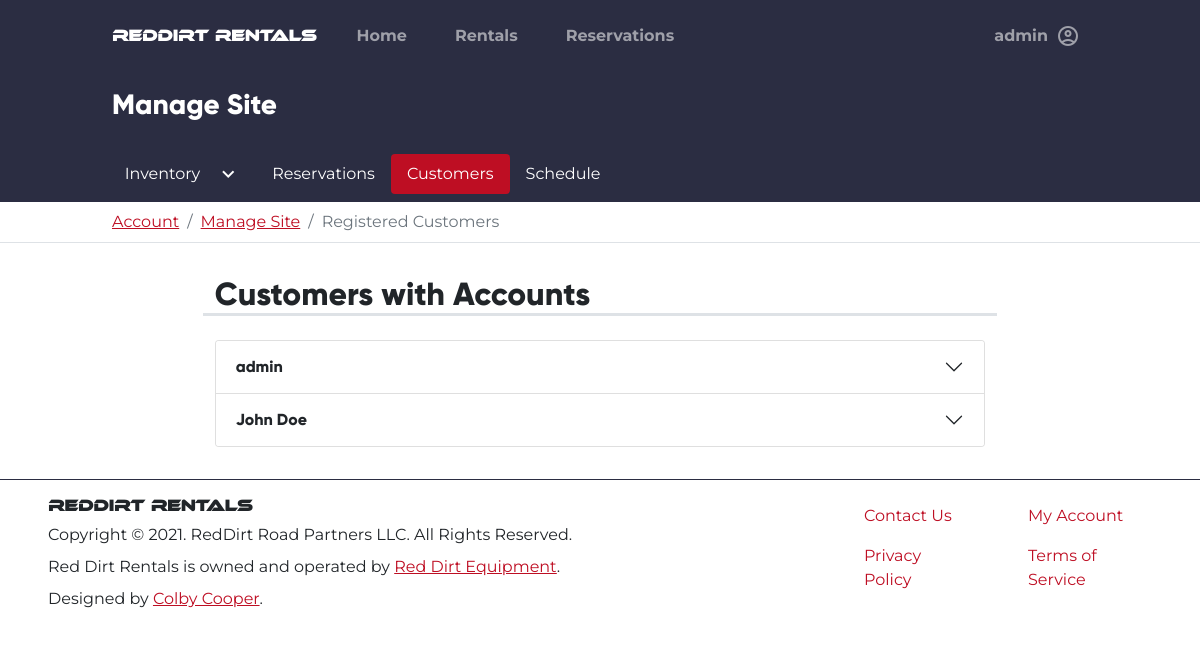
The app's page /admin/customers (signed in), older data.
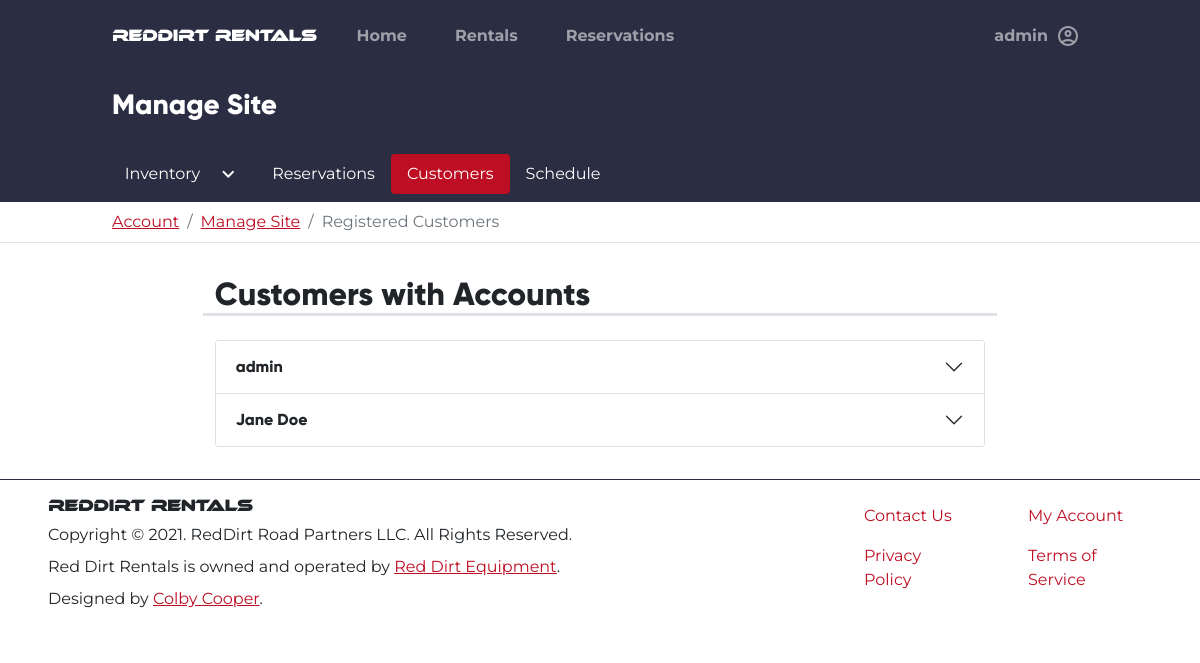
The same page, newer data.
### tables this page shows
CREATE TABLE users (
    id INTEGER PRIMARY KEY AUTOINCREMENT,
    firstname TEXT NOT NULL,
    lastname TEXT NOT NULL,
    phonenumber TEXT NOT NULL,
    email TEXT NOT NULL,
    password BLOB NOT NULL,
    groups TEXT NOT NULL,
    address TEXT NOT NULL,
    city TEXT NOT NULL,
    state TEXT NOT NULL,
    zip TEXT NOT NULL
, token TEXT, token_expire TEXT);

### rentals_app/admin.py (the view)
@admin.route("/customers")
@login_required
@admin_only
def customers():
    cur, con = helpers.connect_to_db()
    sql = """
    SELECT id FROM users WHERE 1=1;
    """
    try:
        ids = cur.execute(sql).fetchall()
        customers = list()
        for id in ids:
            customers.append(User.find_user(id[0]))
    except Exception as ex:
        current_app.log_exception(ex)
        raise ex
    return render_template("admin/customers.html", customers=customers)

### rentals_app/__init__.py (called while the page is built)
@app.after_request
def after_request(response):
    response.headers["Cache-Control"] = "no-cache, no-store, must-revalidate"
    return response

### rentals_app/auth.py (called while the page is built)
@auth.before_app_request
def fetch_current_user():
    userid = session.get("userid")
    if userid is None:
        g.user = None
    else:
        g.user = User.find_user(userid)

def login_required(view):
    @functools.wraps(view)
    def wrapped_view(**kwargs):
        if g.user is None:
            return redirect(url_for("auth.login"))
        return view(**kwargs)
    return wrapped_view

def admin_only(view):
    @functools.wraps(view)
    def wrapped_view(**kwargs):
        if g.user is None:
            return redirect(url_for("auth.login"))
        if g.user is not None and g.user.groups != "admin":
            session.clear()
            return redirect(render_template("errors/401.html"))
        return view(**kwargs)
    return wrapped_view

### rentals_app/helpers.py (called while the page is built)
def connect_to_db():
    con = sqlite3.connect(DB_PATH)
    return con, con.cursor()

### rentals_app/templates/admin/customers.html (shortened to what this page needs)
{% extends "base.html" %}
{% block content %}
<div class="container-fluid bg-dark">
    <div class="row">
        <div class="col-md-10 mx-auto">
            <h3 class="text-white py-3 fw-bold">Manage Site</h3>
        </div>
    </div>
</div>
<div class="container-fluid p-2 bg-dark">
    <div class="row">
        <div class="col-md-10 mx-auto">
            <ul class="nav nav-pills"
                id="tab_root">
                <li class="nav-item dropdown">
                    <a class="nav-link dropdown-toggle text-white d-flex flex-row"
                       data-bs-toggle="dropdown"
                       id="inventory_active_elem"
                       role="button"
                       aria-expanded="false">
                        Inventory
                        <span class="material-icons-outlined ms-3">
                        </span>
                    </a>
                </li>
                <li class="nav-item">
                    <a class="nav-link text-white"
                       href="{{url_for('admin.reservations') }}"
                       id="reservations_tab_selector">
                        Reservations
                    </a>
                </li>
                <li class="nav-item">
                    <a class="nav-link text-white active"
                       href="{{url_for('admin.customers') }}"
                       id="reservations_tab_selector">
                        Customers
                    </a>
                </li>
                <li class="nav-item">
                    <a class="nav-link text-white"
                       href="{{url_for('admin.schedule') }}"
                       id="reservations_tab_selector">
                        Schedule
                    </a>
                </li>
            </ul>
        </div>
    </div>
</div>
<div class="container-fluid bg-white border-bottom">
    <div class="row">
        <div class="col-md-10 mx-auto justify-content-center py-2">
            <nav aria-label="breadcrumb">
                <ol class="breadcrumb mb-0">
                    <li class="breadcrumb-item"><a href="/account">Account</a></li>
                    <li class="breadcrumb-item"><a href="/admin">Manage Site</a></li>
                    <li class="breadcrumb-item active"
                        aria-current="page">Registered Customers</li>
                </ol>
            </nav>
        </div>
    </div>
</div>
<div class="container-fluid p-3 mb-3"
     id="inventory_tab_content">
    <div class="row">
        <div class="col-md-8 mx-auto">
            <div class="row col my-3">
                <h2 class="border-bottom border-3">Customers with Accounts</h2>
            </div>
            <div class="accordion"
                 id="customer-list">
                {% for customer in customers %}
                <div class="accordion-item">
                    <h2 class="accordion-header"
                        id="customer-heading-{{customer.userid}}">
                        <button class="accordion-button collapsed"
                                type="button"
                                data-bs-toggle="collapse"
                                data-bs-target="#customer-{{customer.userid}}"
                                aria-expanded="false"
                                aria-controls="customer-{{customer.userid}}">
                            {{customer.firstname}} {{customer.lastname}}
                        </button>
                    </h2>
                </div>
                {% endfor %}
            </div>
        </div>
    </div>
</div>
{% endblock %}

Row changes from the older to the newer data that the page shows:
changed users "Doe": firstname "John" → "Jane"
